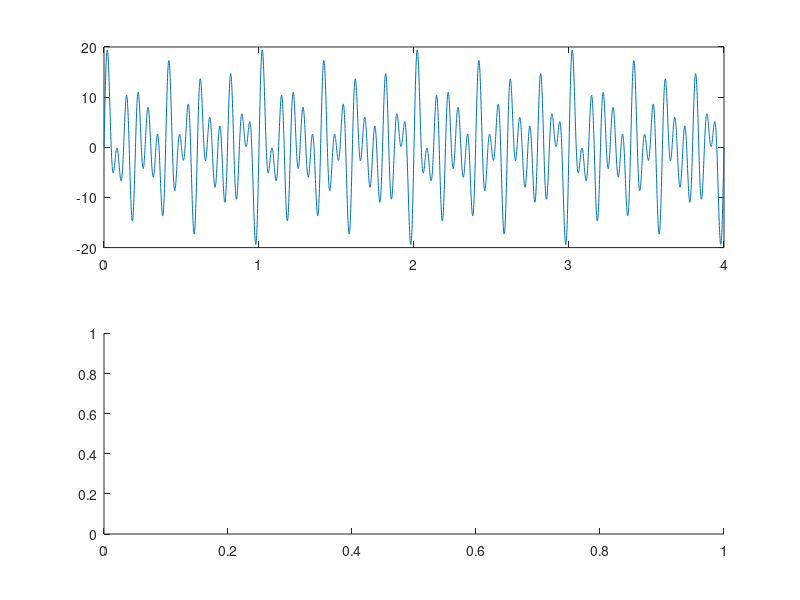

Write the MATLAB code that produced this figure. (Note: this script raises an error after producing the figure.)
Te=0.001;
t=0:Te:4;
x=3*sin(2*pi*5*t)+6*sin(2*pi*10*t)+4*sin(2*pi*8*t)+8*sin(2*pi*15*t)+1*sin(2*pi*9*t);
subplot(2,1,1);
plot(t,x);
subplot(2,1,2);
t = 0:.0002:0.1;
x = SQUARE(2*pi*30*t);
plot(t,x)
